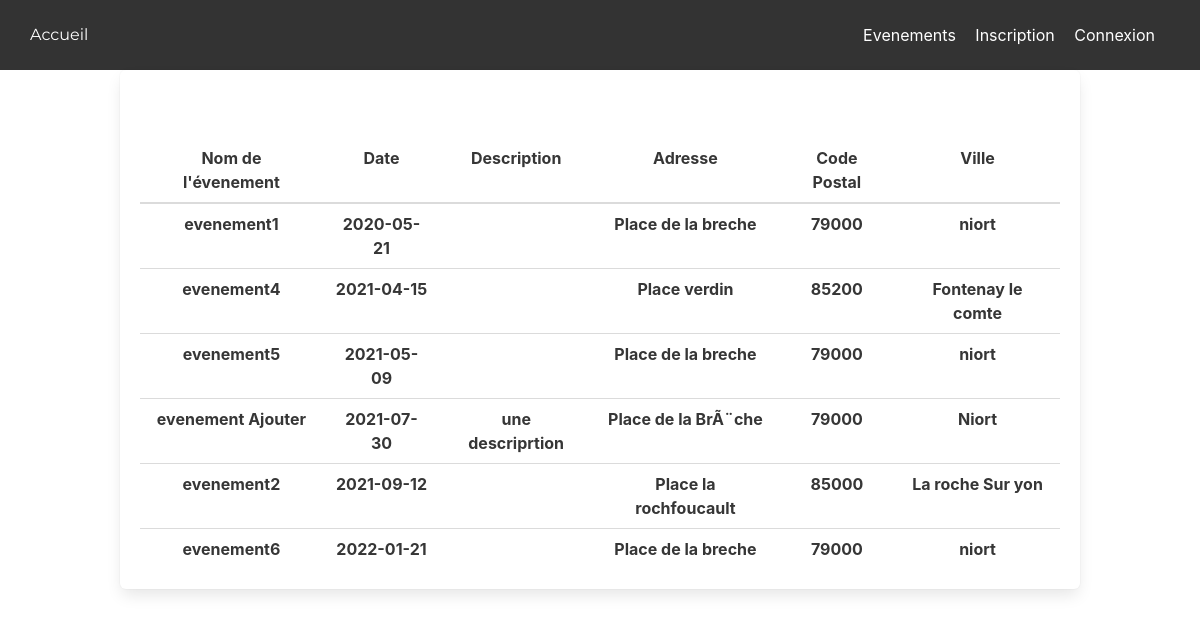
The app's page /evenement.php with its own data.
### tables this page shows
CREATE TABLE IF NOT EXISTS `evenement` (
  `id` int(11) NOT NULL AUTO_INCREMENT,
  `nom` varchar(50) NOT NULL DEFAULT '',
  `date` date NOT NULL,
  `description` varchar(50) DEFAULT NULL,
  `ville` varchar(50) DEFAULT NULL,
  `CP` int(11) DEFAULT NULL,
  `adresse` varchar(50) DEFAULT NULL,
  `id_user` int(11) DEFAULT NULL,
  PRIMARY KEY (`id`)
);

### evenement.php (the view, shortened to what this page needs)
<?php
	require_once('interface.php');
		if(isset($_POST['proposition'])){
			$req = mysqli_query($link, 'SELECT nom, date, description, ville, CP, adresse FROM proposition_evenement ORDER BY date');
		}
		else {
		$req = mysqli_query($link, 'SELECT nom, date, description, ville, CP, adresse FROM evenement ORDER BY date;');
		}
	?>
	<body>
		<div class="block">
			<div class="container">
				<div class="box">
					<br/>
					<br/>
					<table class="table">
						<thead>
							<tr>
								<th align="center">Nom de l'évenement</th>
								<th align="center">Date</th>
								<th align="center">Description</th>
								<th align="center">Adresse</th>
								<th align="center">Code Postal</th>
								<th align="center">Ville</th>
							</tr>
						</thead>
						<tbody>
							<?php
								while($ligne = mysqli_fetch_array($req)){
									echo '<tr>
										<th align="center">'.$ligne['nom'].'</th>
										<th align="center">'.$ligne['date'].'</th>
										<th align="center">'.$ligne['description'].'</th>
										<th align="center">'.$ligne['adresse'].'</th>
										<th align="center">'.$ligne['CP'].'</th>
										<th align="center">'.$ligne['ville'].'</th>
									</tr>';
								}
							?>
						</tbody>
					</table>
				</div>
			</div>
		</div>
	</body>
</html>

### interface.php (shortened to what this page needs)
<!DOCTYPE HTML>
<html>
    <head>
        <link rel="stylesheet" href="./css/style.css">
        <link rel="stylesheet" href="https://cdn.jsdelivr.net/npm/bulma@0.9.0/css/bulma.min.css">
    </head>
        <div class="block">
            <header class="header">
            <?php
	        	if(isset($_SESSION['username'])&& $_SESSION['statut_admin'] == 0 )
	        	{
            ?>
            <a href="accueil.php" class="header-logo">Accueil</a>
                <nav class="header-menu">
                    <a href= "espaceuser.php"><?php echo htmlentities($_SESSION['username'], ENT_QUOTES, 'UTF-8'); ?></a>
                    <a href="envoie.php">Espace Messagerie</a>
                    <a href="messageRecu.php">Messages Reçu</a>
                    <a href="messageEnvoyer.php">Messages Envoyé</a>
                    <a href="evenement.php">Evenements</a>
                    <a href="gestion_offre_emploi_stage.php">Offre Emploi / Stage</a>
                    <a href = "login.php">Deconnexion</a>
                </nav>
	        <?php
                }
		    else {
            ?>
             <a href="accueil.php" class="header-logo">Accueil</a>
                <nav class="header-menu">
                    <a href="evenement.php">Evenements</a>
                    <a href = "signup.php">Inscription</a>
                    <a href = "login.php">Connexion</a>
                </nav>
            <?php
		}
    ?>
    </header>
    <body>

### css/style.css (style rules this page uses)
body { height: 100%; }
.header { width: 100%; margin-left: 0; margin-right: 0; height: 70px; line-height: 70px; background-color: #333333; top: 0; }
.header .header-logo { color: #FFFFFF; font-family: 'Montserrat', sans-serif; float: left; margin-left: 30px; }
.header .header-menu { float: right; margin-right: 30px; }
.header .header-menu a { margin-right: 15px; color: #FFFFFF; }

### records on screen
evenement: nom "evenement1", date "2020-05-21", adresse "Place de la breche", CP "79000", ville "niort"
evenement: nom "evenement4", date "2021-04-15", adresse "Place verdin", CP "85200", ville "Fontenay le comte"
evenement: nom "evenement5", date "2021-05-09", adresse "Place de la breche", CP "79000", ville "niort"
evenement: nom "evenement Ajouter", date "2021-07-30", description "une descriprtion", adresse "Place de la BrÃ¨che", CP "79000", ville "Niort"
evenement: nom "evenement2", date "2021-09-12", adresse "Place la rochfoucault", CP "85000", ville "La roche Sur yon"
evenement: nom "evenement6", date "2022-01-21", adresse "Place de la breche", CP "79000", ville "niort"
